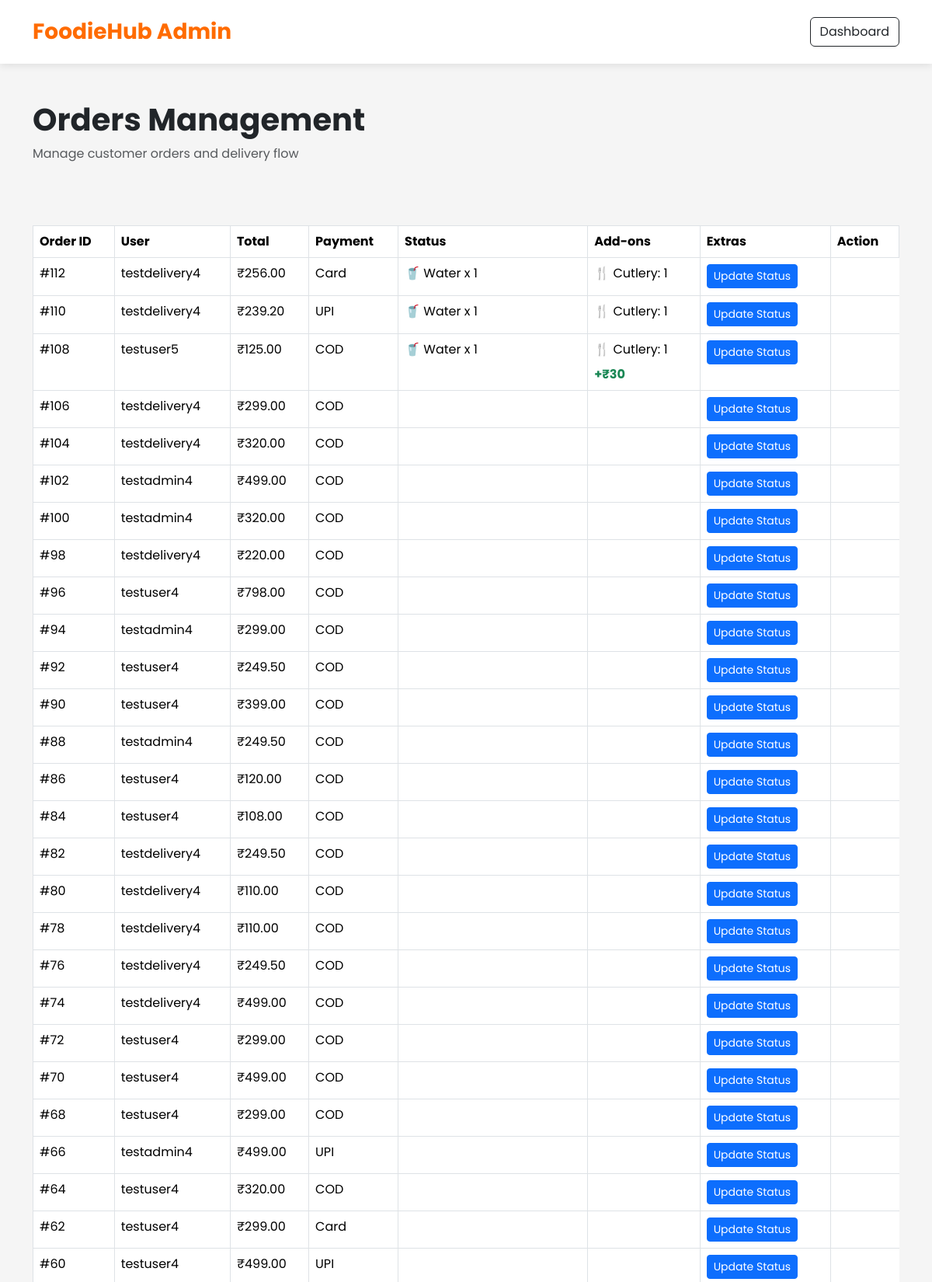
The page /admin/orders.php (upper part) on the database its author committed.
### tables this page shows
CREATE TABLE `orders` (
  `id` int(11) NOT NULL,
  `user_id` int(11) DEFAULT NULL,
  `total_amount` decimal(10,2) DEFAULT NULL,
  `payment_method` varchar(50) DEFAULT NULL,
  `payment_status` varchar(50) DEFAULT NULL,
  `order_status` varchar(50) DEFAULT NULL,
  `delivery_agent_id` int(11) DEFAULT NULL,
  `created_at` timestamp NOT NULL DEFAULT current_timestamp(),
  `tracking_status` varchar(100) DEFAULT 'Order Placed',
  `cutlery_persons` int(11) NOT NULL,
  `sauce_type` varchar(255) NOT NULL,
  `sauce_quantity` int(11) NOT NULL,
  `beverage_type` varchar(255) NOT NULL,
  `beverage_quantity` int(11) NOT NULL,
  `addon_charges` int(11) NOT NULL,
  `estimated_delivery` varchar(50) DEFAULT NULL,
  `address` varchar(255) DEFAULT NULL,
  `phone` varchar(20) DEFAULT NULL,
  `latitude` varchar(50) DEFAULT NULL,
  `longitude` varchar(50) DEFAULT NULL,
  `side_type` varchar(255) DEFAULT NULL
);

CREATE TABLE `users` (
  `id` int(11) NOT NULL,
  `name` varchar(100) DEFAULT NULL,
  `email` varchar(100) DEFAULT NULL,
  `password` varchar(255) DEFAULT NULL,
  `role` enum('user','admin','delivery') DEFAULT NULL,
  `phone` varchar(20) DEFAULT NULL,
  `address` text DEFAULT NULL,
  `created_at` timestamp NOT NULL DEFAULT current_timestamp(),
  `vehicle_number` varchar(50) DEFAULT NULL
);

### admin/orders.php (the view, shortened to what this page needs)
<?php
include '../includes/db.php';
$orders = $conn->query(
    "SELECT orders.*,
            users.name
     FROM orders
     JOIN users
     ON orders.user_id = users.id
     ORDER BY orders.id DESC"
);
?>
<!DOCTYPE html>
<html>
<head>
<link href="https://cdn.jsdelivr.net/npm/bootstrap@5.3.3/dist/css/bootstrap.min.css"
rel="stylesheet">
<link rel="stylesheet"
href="https://cdnjs.cloudflare.com/ajax/libs/font-awesome/6.6.0/css/all.min.css">
<link rel="stylesheet"
href="../assets/css/style.css">
</head>
<body>
<nav class="navbar navbar-expand-lg sticky-top">
<div class="container">
<a class="navbar-brand"
href="dashboard.php">
FoodieHub Admin
</a>
<div class="ms-auto">
<a href="dashboard.php"
class="btn btn-outline-dark">
Dashboard
</a>
</div>
</div>
</nav>
<div class="container py-5">
<div class="d-flex justify-content-between align-items-center mb-5">
<div>
<h1 class="fw-bold">
Orders Management
</h1>
<p class="text-muted">
Manage customer orders and delivery flow
</p>
</div>
</div>
<div class="table-responsive">
<table class="table modern-table align-middle">
<table class="table table-bordered bg-white">
<tr>
<th>Order ID</th>
<th>User</th>
<th>Total</th>
<th>Payment</th>
<th>Status</th>
<th>Add-ons</th>
<th>Extras</th>
<th>Action</th>
</tr>
<?php while($row = $orders->fetch_assoc()) { ?>
<tr>
<td>
#<?php echo $row['id']; ?>
</td>
<td>
<?php echo $row['name']; ?>
</td>
<td>
₹<?php echo $row['total_amount']; ?>
</td>
<td>
<?php echo $row['payment_method']; ?>
</td>
<td>
<?php if($row['beverage_quantity'] > 0) { ?>
<div class="mb-2">
🥤
<?php echo $row['beverage_type']; ?>
x <?php echo $row['beverage_quantity']; ?>
</div>
<?php } ?>
</td>
<td>
<?php if($row['cutlery_persons'] > 0) { ?>
<div class="mb-2">
🍴 Cutlery:
<?php echo $row['cutlery_persons']; ?>
</div>
<?php } ?>
<?php if($row['addon_charges'] > 0) { ?>
<div class="text-success fw-bold">
+₹<?php echo $row['addon_charges']; ?>
</div>
<?php } ?>
</td>
<td>
<a href="update-status.php?id=<?php echo $row['id']; ?>"
   class="btn btn-primary btn-sm">
Update Status
</a>
</td>
</tr>
<?php } ?>
</table>
</div>
</div>
</body>
</html>

### assets/css/style.css (style rules this page uses)
:root { --primary:#ff6b00; --secondary:#ffb700; --dark:#121212; --light:#f8f9fa; --white:#ffffff; --gray:#6c757d; --success:#28a745; --danger:#dc3545; }
* { margin:0; padding:0; box-sizing:border-box; font-family:'Poppins',sans-serif; }
body { background:#f5f5f5; overflow-x:hidden; }
.navbar { background:var(--white); box-shadow:0 2px 10px rgba(0,0,0,0.1); padding:15px 30px; }
.navbar-brand { font-size:28px; font-weight:700; color:var(--primary)!important; }
.modern-table { background:white; border-radius:20px; overflow:hidden; box-shadow:0 10px 30px rgba(0,0,0,0.08); }

### rows shown on the page
orders: id "112", user.name "testdelivery4", total_amount "256.00", payment_method "Card", beverage_type "Water", beverage_quantity "1", cutlery_persons "1"
orders: id "110", user.name "testdelivery4", total_amount "239.20", payment_method "UPI", beverage_type "Water", beverage_quantity "1", cutlery_persons "1"
orders: id "108", user.name "testuser5", total_amount "125.00", payment_method "COD", beverage_type "Water", beverage_quantity "1", cutlery_persons "1", addon_charges "30"
orders: id "106", user.name "testdelivery4", total_amount "299.00", payment_method "COD"
orders: id "104", user.name "testdelivery4", total_amount "320.00", payment_method "COD"
orders: id "102", user.name "testadmin4", total_amount "499.00", payment_method "COD"
orders: id "100", user.name "testadmin4", total_amount "320.00", payment_method "COD"
orders: id "98", user.name "testdelivery4", total_amount "220.00", payment_method "COD"
orders: id "96", user.name "testuser4", total_amount "798.00", payment_method "COD"
orders: id "94", user.name "testadmin4", total_amount "299.00", payment_method "COD"
orders: id "92", user.name "testuser4", total_amount "249.50", payment_method "COD"
orders: id "90", user.name "testuser4", total_amount "399.00", payment_method "COD"
orders: id "88", user.name "testadmin4", total_amount "249.50", payment_method "COD"
orders: id "86", user.name "testuser4", total_amount "120.00", payment_method "COD"
orders: id "84", user.name "testuser4", total_amount "108.00", payment_method "COD"
orders: id "82", user.name "testdelivery4", total_amount "249.50", payment_method "COD"
orders: id "80", user.name "testdelivery4", total_amount "110.00", payment_method "COD"
orders: id "78", user.name "testdelivery4", total_amount "110.00", payment_method "COD"
orders: id "76", user.name "testdelivery4", total_amount "249.50", payment_method "COD"
orders: id "74", user.name "testdelivery4", total_amount "499.00", payment_method "COD"
orders: id "72", user.name "testuser4", total_amount "299.00", payment_method "COD"
orders: id "70", user.name "testuser4", total_amount "499.00", payment_method "COD"
orders: id "68", user.name "testuser4", total_amount "299.00", payment_method "COD"
orders: id "66", user.name "testadmin4", total_amount "499.00", payment_method "UPI"
orders: id "64", user.name "testuser4", total_amount "320.00", payment_method "COD"
orders: id "62", user.name "testuser4", total_amount "299.00", payment_method "Card"
orders: id "60", user.name "testuser4", total_amount "499.00", payment_method "UPI"
